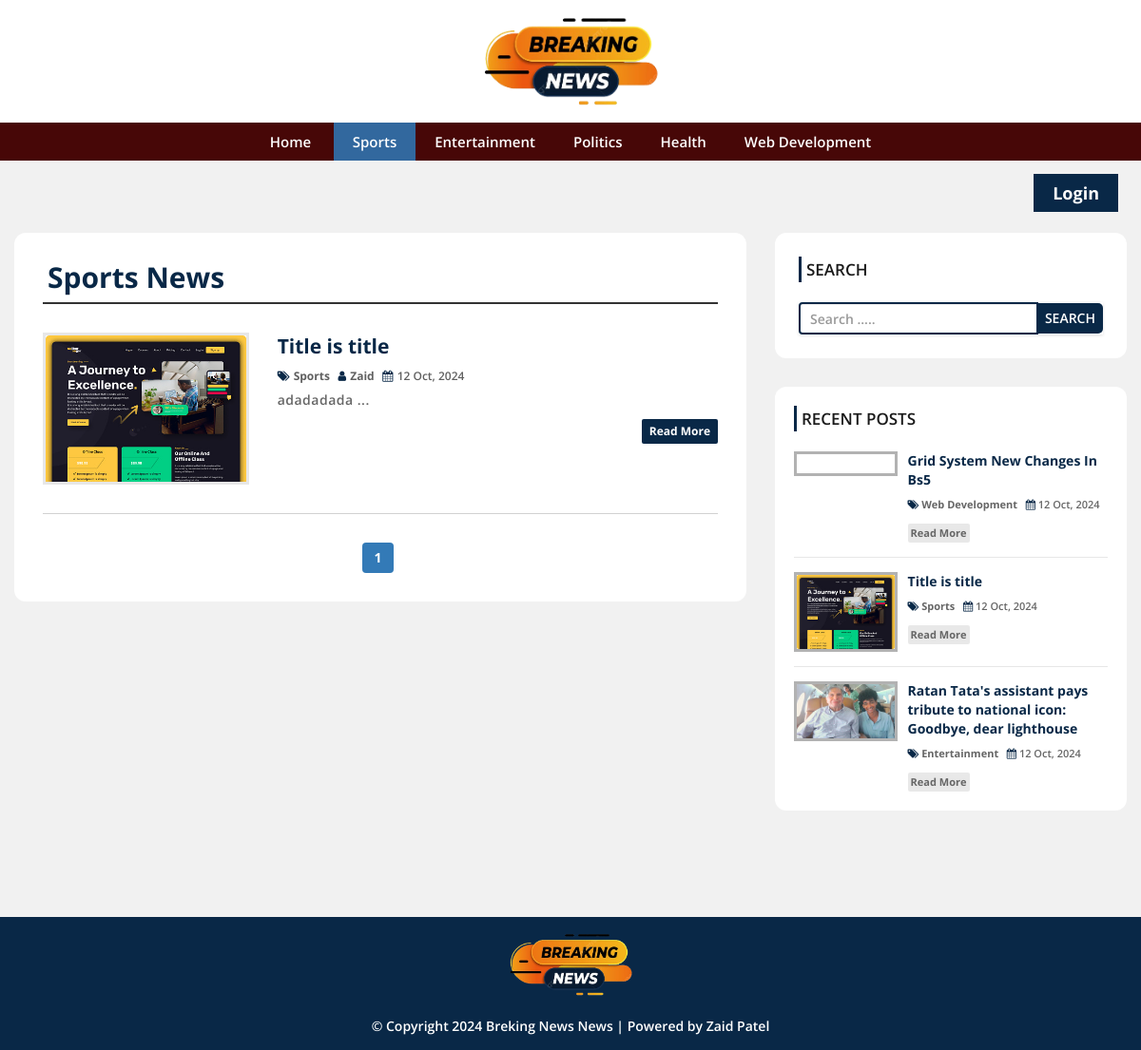
Page /category.php?cid=34 on the committed database.
### tables this page shows
CREATE TABLE `settings` (
  `id` int(11) NOT NULL,
  `websitename` varchar(60) NOT NULL,
  `logo` varchar(255) NOT NULL,
  `footerdesc` varchar(255) NOT NULL
);

CREATE TABLE `category` (
  `category_id` int(11) NOT NULL,
  `category_name` varchar(100) NOT NULL,
  `post` int(11) NOT NULL DEFAULT 0
);

CREATE TABLE `post` (
  `post_id` int(11) NOT NULL,
  `title` varchar(100) NOT NULL,
  `description` text NOT NULL,
  `category` varchar(100) NOT NULL,
  `post_date` varchar(50) NOT NULL,
  `author` int(11) NOT NULL,
  `post_img` varchar(100) NOT NULL
);

CREATE TABLE `user` (
  `user_id` int(10) UNSIGNED NOT NULL,
  `first_name` varchar(30) NOT NULL,
  `last_name` varchar(30) NOT NULL,
  `username` varchar(30) DEFAULT NULL,
  `password` varchar(40) DEFAULT NULL,
  `role` int(11) NOT NULL
);

### config.php (called while the page is built, shortened)
<?php
$hostname = "http://localhost/news-site";
?>

### category.php (the view, shortened to what this page needs)
<?php include 'header.php'; ?>
    <div id="main-content">
      <div class="container-fluid">
        <div class="row">
            <div class="col-md-8">
                <div class="post-container">
                  <?php
                  include "config.php";
                  if(isset($_GET['cid'])){
                    $cat_id = $_GET['cid'];
                    $sql1 = "SELECT * FROM category WHERE category_id = {$cat_id}";
                    $result1 = mysqli_query($conn, $sql1) or die("Query Failed.");
                    $row1 = mysqli_fetch_assoc($result1);
                  ?>
                  <h2 class="page-heading"><?php echo $row1['category_name']; ?> News</h2>
                  <?php
                    $limit = 3;
                    if(isset($_GET['page'])){
                      $page = $_GET['page'];
                    }else{
                      $page = 1;
                    }
                    $offset = ($page - 1) * $limit;
                    $sql = "SELECT post.post_id, post.title, post.description,post.post_date,post.author,
                    category.category_name,user.username,post.category,post.post_img FROM post
                    LEFT JOIN category ON post.category = category.category_id
                    LEFT JOIN user ON post.author = user.user_id
                    WHERE post.category = {$cat_id}
                    ORDER BY post.post_id DESC LIMIT {$offset},{$limit}";
                    $result = mysqli_query($conn, $sql) or die("Query Failed.");
                    if(mysqli_num_rows($result) > 0){
                      while($row = mysqli_fetch_assoc($result)) {
                  ?>
                    <div class="post-content">
                        <div class="row">
                            <div class="col-md-4">
                              <a class="post-img" href="single.php?id=<?php echo $row['post_id']; ?>"><img src="admin/upload/<?php echo $row['post_img']; ?>" alt=""/></a>
                            </div>
                            <div class="col-md-8">
                              <div class="inner-content clearfix">
                                  <h3><a href='single.php?id=<?php echo $row['post_id']; ?>'><?php echo $row['title']; ?></a></h3>
                                  <div class="post-information">
                                      <span>
                                          <i class="fa fa-tags" aria-hidden="true"></i>
                                          <a href='category.php?cid=<?php echo $row['category']; ?>'><?php echo $row['category_name']; ?></a>
                                      </span>
                                      <span>
                                          <i class="fa fa-user" aria-hidden="true"></i>
                                          <a href='author.php?aid=<?php echo $row['author']; ?>'><?php echo $row['username']; ?></a>
                                      </span>
                                      <span>
                                          <i class="fa fa-calendar" aria-hidden="true"></i>
                                          <?php echo $row['post_date']; ?>
                                      </span>
                                  </div>
                                  <p class="description">
                                      <?php echo substr($row['description'],0,130) . "..."; ?>
                                  </p>
                                  <a class='read-more pull-right' href='single.php?id=<?php echo $row['post_id']; ?>'>read more</a>
                              </div>
                            </div>
                        </div>
                    </div>
                    <?php
                      }
                    }else{
                      echo "<h2>No Record Found.</h2>";
                    }
                    if(mysqli_num_rows($result1) > 0){
                      $total_records = $row1['post'];
                      $total_page = ceil($total_records / $limit);
                      echo '<ul class="pagination admin-pagination">';
                      for($i = 1; $i <= $total_page; $i++){
                        if($i == $page){
                          $active = "active";
                        }else{
                          $active = "";
                        }
                        echo '<li class="'.$active.'"><a href="category.php?cid='.$cat_id .'&page='.$i.'">'.$i.'</a></li>';
                      }
                      echo '</ul>';
                    }
                  }else{
                    echo "<h2>No Record Found.</h2>";
                  }
                    ?>
                </div>
            </div>
            <?php include 'sidebar.php'; ?>
        </div>
      </div>
    </div>
<?php include 'footer.php'; ?>

### header.php (shortened to what this page needs)
<?php
include "config.php";
?>
<!DOCTYPE html>
<html lang="en">
<head>
  <link rel="stylesheet" href="css/bootstrap.min.css" />
  <link rel="stylesheet" href="css/font-awesome.css">
  <link rel="stylesheet" href="css/style.css">
</head>
<body>
  <div id="header">
    <div class="container">
      <div class="row">
        <div class="col-md-offset-4 col-md-4">
          <?php
          include "config.php";
          $sql = "SELECT * FROM settings";
          $result = mysqli_query($conn, $sql) or die("Query Failed.");
          if (mysqli_num_rows($result) > 0) {
            while ($row = mysqli_fetch_assoc($result)) {
              if ($row['logo'] == "") {
                echo '<a href="index.php"><h1>' . $row['websitename'] . '</h1></a>';
              } else {
                echo '<a href="index.php" id="logo"><img src="admin/images/' . $row['logo'] . '"></a>';
              }
            }
          }
          ?>
        </div>
      </div>
    </div>
  </div>
  <div id="menu-bar">
    <div class="container">
      <div class="row">
        <div class="col-md-12">
          <?php
          include "config.php";
          if (isset($_GET['cid'])) {
            $cat_id = $_GET['cid'];
          }
          $sql = "SELECT * FROM category WHERE post > 0";
          $result = mysqli_query($conn, $sql) or die("Query Failed. : Category");
          if (mysqli_num_rows($result) > 0) {
            $active = "";
          ?>
            <ul class='menu'>
              <li><a href='<?php echo $hostname; ?>'>Home</a></li>
              <?php while ($row = mysqli_fetch_assoc($result)) {
                if (isset($_GET['cid'])) {
                  if ($row['category_id'] == $cat_id) {
                    $active = "active";
                  } else {
                    $active = "";
                  }
                }
                echo "<li><a class='{$active}' href='category.php?cid={$row['category_id']}'>{$row['category_name']}</a></li>";
              } ?>
            </ul>
          <?php } ?>
        </div>
      </div>
    </div>
  </div>
  <div class="login-btn-wrapper">
    <?php
    if (!isset($_SESSION['username'])) { ?>
      <a href="admin/index.php">Login</a>
    <?php } else { ?>
      <a href="admin/post.php"><?php echo $_SESSION['username'] ?> &bullet; Add Post</a>
    <?php } ?>
  </div>

### sidebar.php
<div id="sidebar" class="col-md-4">
    <div class="search-box-container">
        <h4>Search</h4>
        <form class="search-post" action="search.php" method ="GET">
            <div class="input-group">
                <input type="text" name="search" class="form-control" placeholder="Search .....">
                <span class="input-group-btn">
                    <button type="submit" class="btn btn-danger">Search</button>
                </span>
            </div>
        </form>
    </div>
    <div class="recent-post-container">
        <h4>Recent Posts</h4>
        <?php
        include "config.php";
        $limit = 3;
        $sql = "SELECT post.post_id, post.title, post.post_date,
        category.category_name,post.category,post.post_img FROM post
        LEFT JOIN category ON post.category = category.category_id
        ORDER BY post.post_id DESC LIMIT {$limit}";
        $result = mysqli_query($conn, $sql) or die("Query Failed. : Recent Post");
        if(mysqli_num_rows($result) > 0){
          while($row = mysqli_fetch_assoc($result)) {
      ?>
        <div class="recent-post">
            <a class="post-img" href="single.php?id=<?php echo $row['post_id']; ?>">
                <img src="admin/upload/<?php echo $row['post_img']; ?>" alt=""/>
            </a>
            <div class="post-content">
                <h5><a href="single.php?id=<?php echo $row['post_id']; ?>"><?php echo $row['title']; ?></a></h5>
                <span>
                    <i class="fa fa-tags" aria-hidden="true"></i>
                    <a href='category.php?cid=<?php echo $row['category']; ?>'><?php echo $row['category_name']; ?></a>
                </span>
                <span>
                    <i class="fa fa-calendar" aria-hidden="true"></i>
                    <?php echo $row['post_date']; ?>
                </span>
                <a class="read-more" href="single.php?id=<?php echo $row['post_id']; ?>">read more</a>
            </div>
        </div>
    <?php
      }
    }
    ?>
    </div>
</div>

### footer.php
<div id="footer">
  <div class="container">
    <div class="row">
      <div class="col-md-12">
        <?php
        include "config.php";
        $sql = "SELECT * FROM settings";
        $result = mysqli_query($conn, $sql) or die("Query Failed.");
        if (mysqli_num_rows($result) > 0) {
          while ($row = mysqli_fetch_assoc($result)) {
        ?>
            <div class="text-center">
              <a href="index.php"><img src="admin/images/<?php echo $row['logo'] ?>" height="70"></a>
            </div> <br>
            <span ><?php echo $row['footerdesc']; ?></span>
        <?php
          }
        }
        ?>
      </div>
    </div>
  </div>
</div>
</body>
</html>

### rows in the picture
settings: logo (picture), footerdesc "© Copyright 2024 Breking News News | Powered by Zaid Patel"
category: category_name "Sports"
category: category_name "Entertainment"
category: category_name "Politics"
category: category_name "Health"
category: category_name "Web Development"
post: post_img (picture), title "Title is title", category.category_name "Sports", user.username "Zaid", post_date "12 Oct, 2024", description "adadadada"
post: title "Grid System New Changes In Bs5", category.category_name "Web Development", post_date "12 Oct, 2024"
post: post_img (picture), title "Ratan Tata's assistant pays tribute to national icon: Goodbye, dear lighthouse", category.category_name "Entertainment", post_date "12 Oct, 2024"
